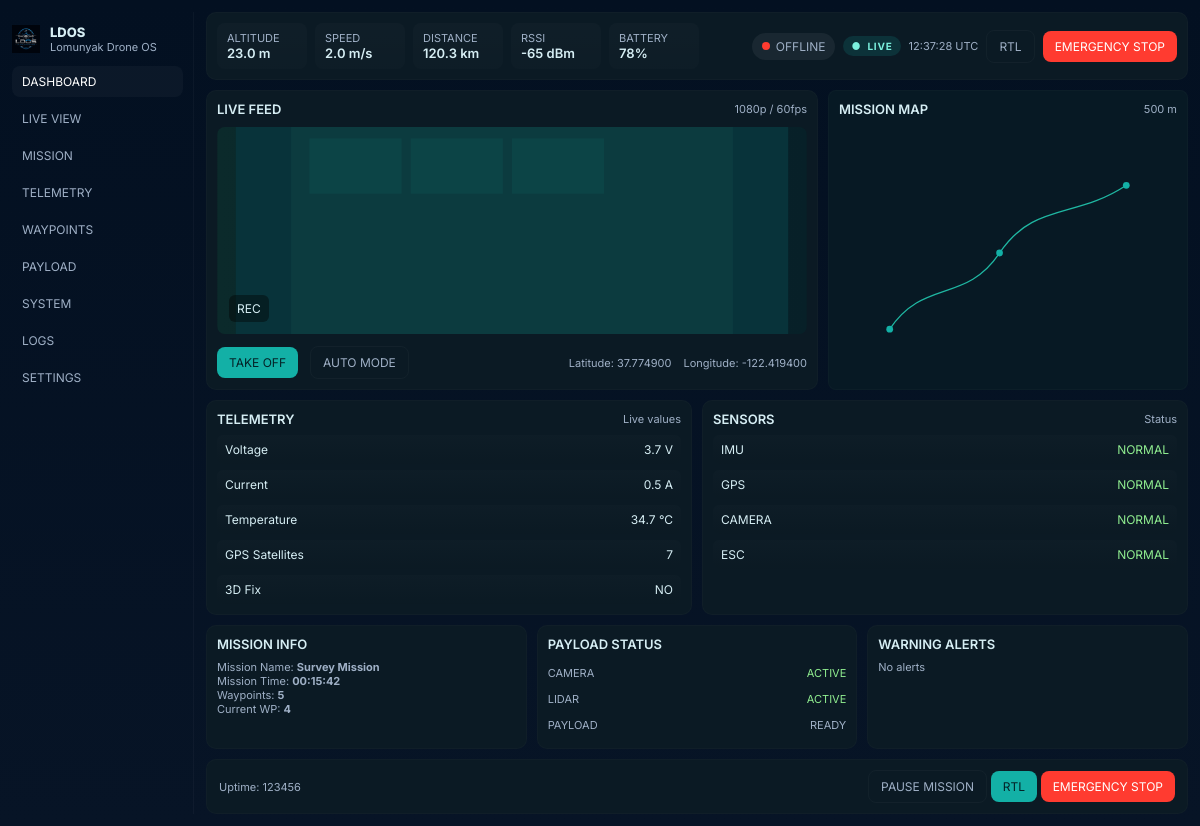
The app's page /, older data.
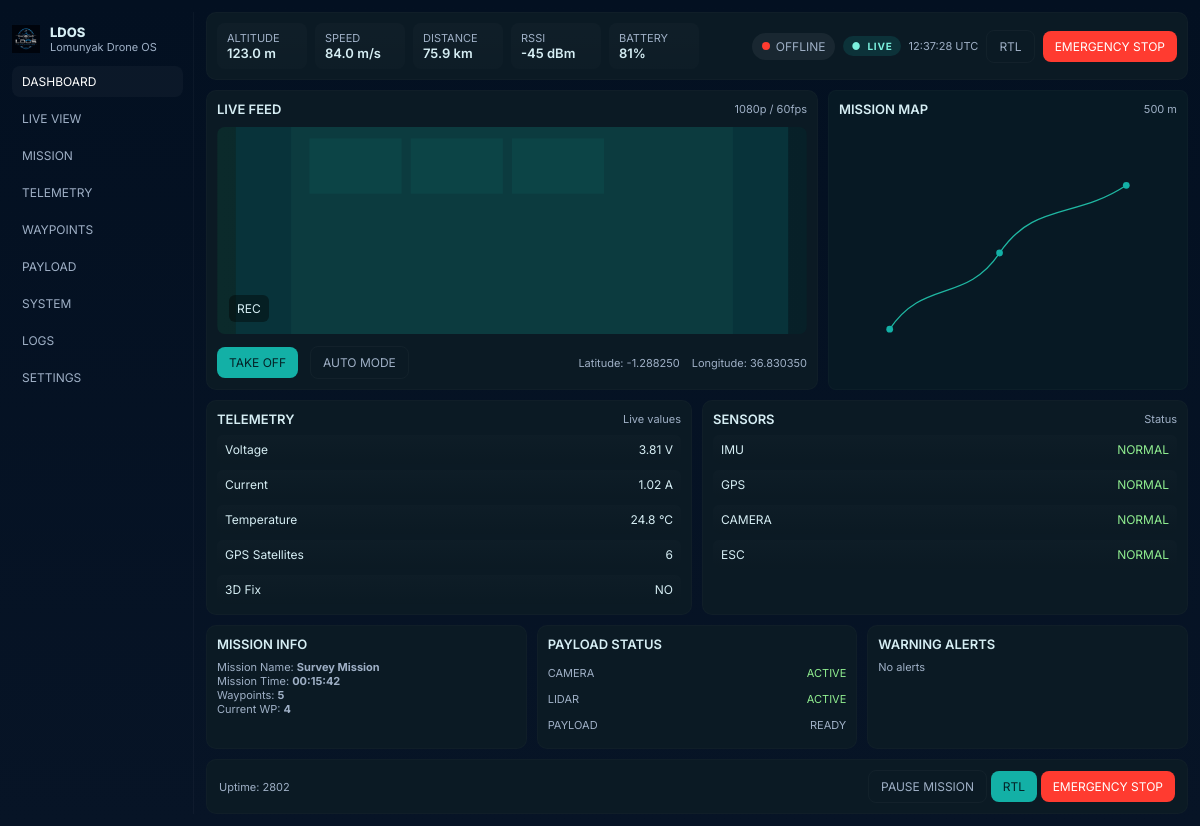
The same page, newer data.
### telemetry/models.py (models this page shows, shortened)
class Telemetry(models.Model):
    device_id = models.CharField(max_length=100, default='LDOS-001')
    timestamp = models.DateTimeField(auto_now_add=True)
    altitude = models.FloatField(default=0.0)
    speed = models.FloatField(default=0.0)
    distance = models.FloatField(default=0.0)
    rssi = models.IntegerField(null=True, blank=True)
    battery = models.IntegerField(null=True, blank=True)
    voltage = models.FloatField(null=True, blank=True)
    current = models.FloatField(null=True, blank=True)
    temperature = models.FloatField(null=True, blank=True)
    sats = models.IntegerField(null=True, blank=True)
    fix3d = models.BooleanField(default=False)
    latitude = models.DecimalField(max_digits=10, decimal_places=6, null=True, blank=True)
    longitude = models.DecimalField(max_digits=10, decimal_places=6, null=True, blank=True)
    uptime = models.IntegerField(null=True, blank=True, default=0)
    live_image_url = models.URLField(blank=True, default='')
    class Meta:
        ordering = ['-timestamp']

### telemetry/views.py (the view)
# urls.py: 2. Add a URL to urlpatterns:  path('', views.home, name='home')
def home(request):
    context = _dashboard_context(request)
    return render(request, 'telemetry/telemetry.html', context)

### telemetry/views.py (called while the page is built, shortened)
def _discover_esp8266_ws_url(request):
    configured = getattr(settings, 'ESP8266_WS_URL', None)
    if configured:
        return configured

### telemetry/templates/telemetry/telemetry.html (shortened to what the changed rows need)
<!DOCTYPE html>
<html lang="en">
<head>
    {% load static %}
</head>
<body>
    <div class="app">
        <main class="main">
            <div class="topbar card">
                <div class="metrics">
                    <div class="metric">
                        <div class="small">ALTITUDE</div>
                        <div class="title" id="altitude">{{ telemetry.altitude}} m</div>
                    </div>
                    <div class="metric">
                        <div class="small">SPEED</div>
                        <div class="title" id="speed">{{ telemetry.speed}} m/s</div>
                    </div>
                    <div class="metric">
                        <div class="small">DISTANCE</div>
                        <div class="title" id="distance">{{ telemetry.distance}} km</div>
                    </div>
                    <div class="metric">
                        <div class="small">RSSI</div>
                        <div class="title" id="rssi">{{ telemetry.rssi|default:'--' }} dBm</div>
                    </div>
                    <div class="metric">
                        <div class="small">BATTERY</div>
                        <div class="title" id="battery">{{ telemetry.battery_percent|default:'--' }}%</div>
                    </div>
                </div>
            </div>
            <div class="layout">
                <section class="live card">
                    <div style="margin-top:12px;display:flex;gap:12px;align-items:center">
                        <div class="small">Latitude: <span id="lat">{{ telemetry.latitude|default:'--' }}</span></div>
                        <div class="small">Longitude: <span id="lon">{{ telemetry.longitude|default:'--' }}</span></div>
                    </div>
                </section>
            </div>
            <div class="row">
                <div class="card">
                    <div class="telemetry-list">
                        <div class="telemetry-item"><div>Voltage</div><div id="voltage">{{ telemetry.voltage|default:'--' }} V</div></div>
                        <div class="telemetry-item"><div>Current</div><div id="current">{{ telemetry.current|default:'--' }} A</div></div>
                        <div class="telemetry-item"><div>Temperature</div><div id="temperature">{{ telemetry.temperature|default:'--' }} °C</div></div>
                        <div class="telemetry-item"><div>GPS Satellites</div><div id="sats">{{ telemetry.sats|default:'--' }}</div></div>
                    </div>
                </div>
            </div>
            <div class="footer-controls card footer-controls">
                <div class="small">Uptime: {{ telemetry.uptime|default:'00:00:00' }}</div>
                <div>
                    <button class="btn ghost">PAUSE MISSION</button>
                    <button class="btn">RTL</button>
                    <button class="btn danger">EMERGENCY STOP</button>
                </div>
            </div>
        </main>
    </div>
</body>
</html>

Row changes from the older to the newer data that the page shows:
no longer on this page (row unchanged): Telemetry: altitude "23.0", speed "2.0", distance "120.3", latitude "37.774900", longitude "-122.419400", voltage "3.7", current "0.5", temperature "34.7"
added Telemetry: altitude "123.0", speed "84.0", distance "75.9", latitude "-1.288250", longitude "36.830350", voltage "3.81", current "1.02", temperature "24.8"
Text that changed along with them:
{{ telemetry.rssi|default:'--' }}: "-65" → "-45"
{{ telemetry.battery_percent|default:'--' }}: "78" → "81"
{{ telemetry.sats|default:'--' }}: "7" → "6"
{{ telemetry.uptime|default:'00:00:00' }}: "123456" → "2802"
